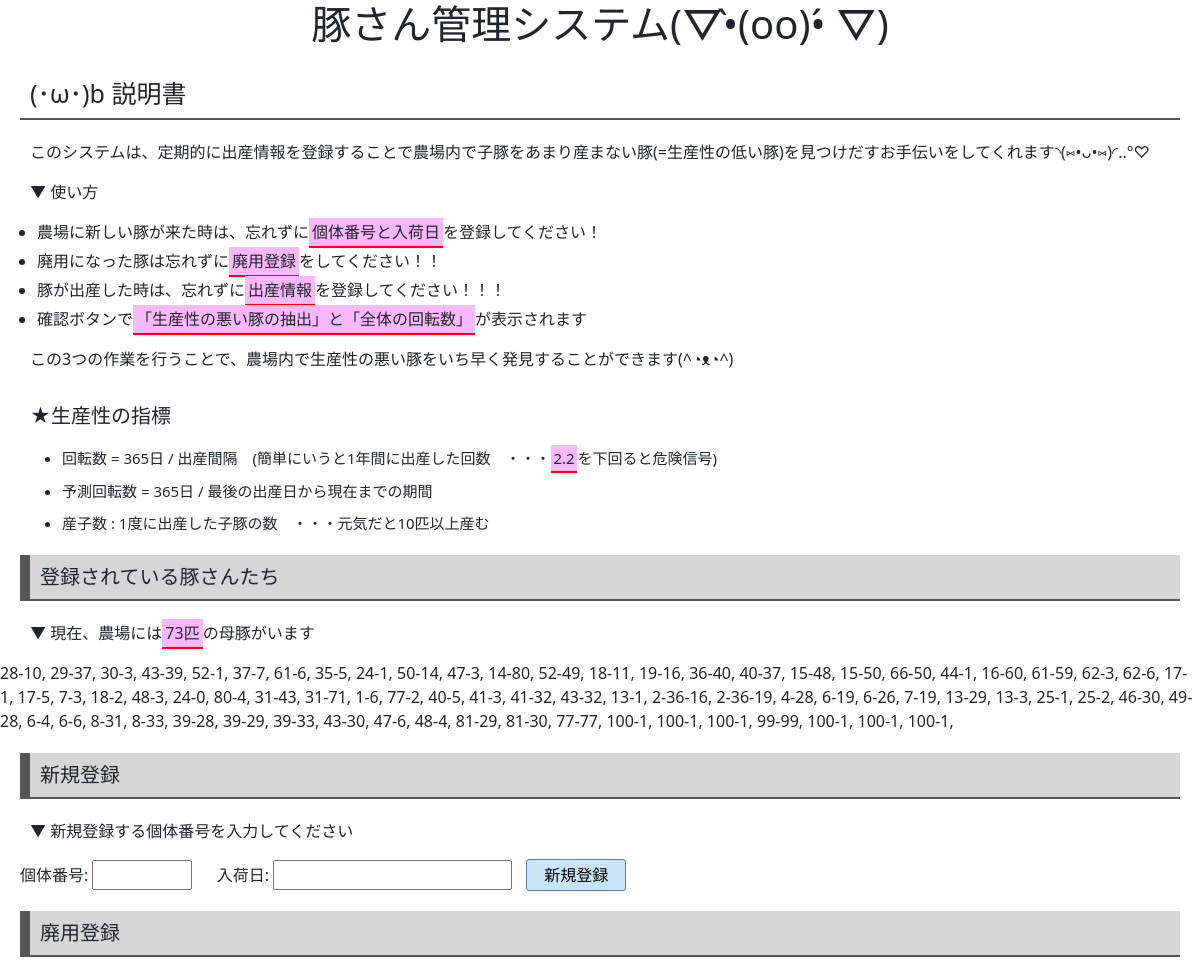
Before: / (upper part) with the older database file.
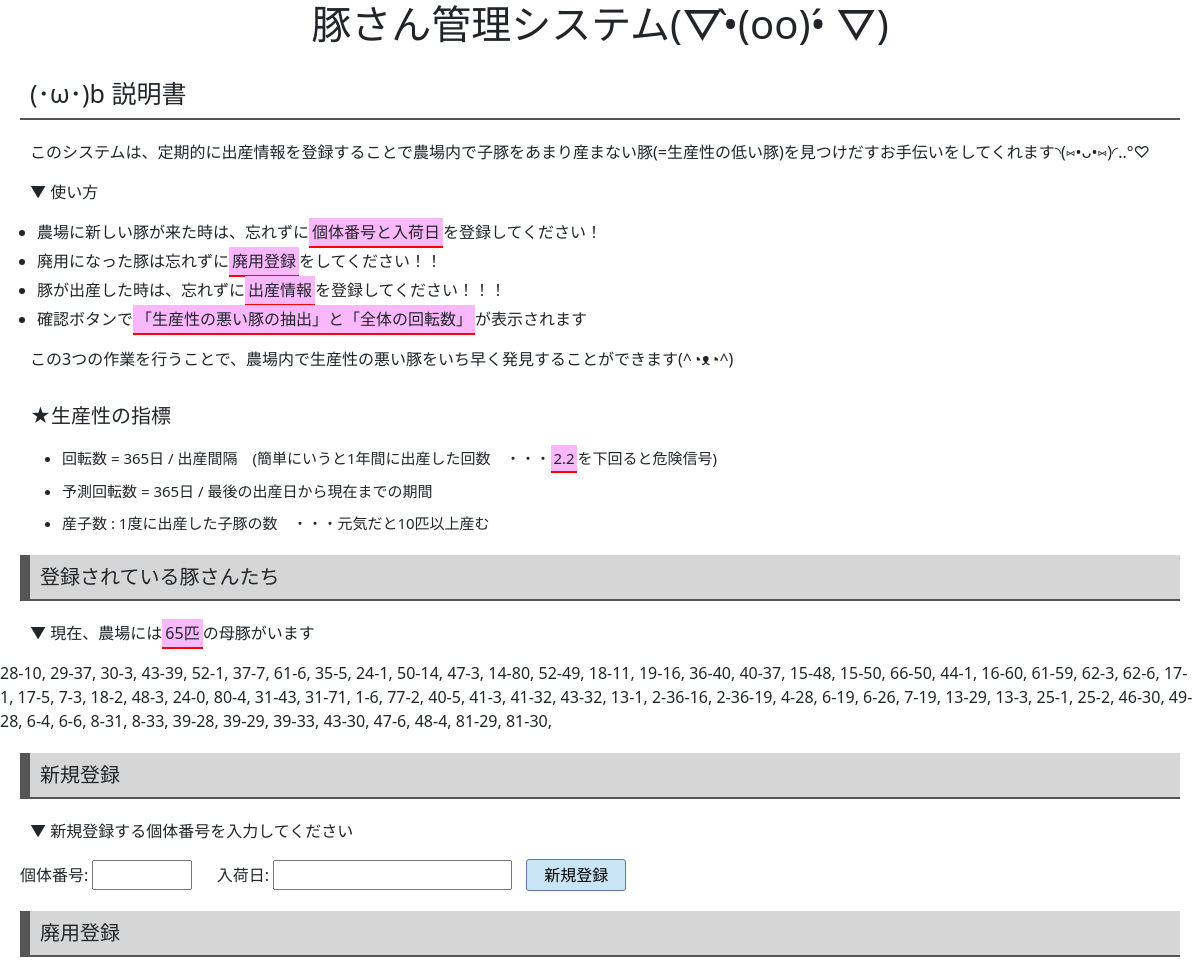
After: the same page with the newer database file.
### db_config.py (models this page shows)
class Day(Model):
    id = IntegerField(primary_key=True)  # idは自動で追加
    pig_no = TextField()
    add_day = DateField()
    born_day1 = DateField()
    born_day2 = DateField()
    born_day3 = DateField()
    born_day4 = DateField()
    born_day5 = DateField()
    born_day6 = DateField()
    born_day7 = DateField()
    born_day8 = DateField()
    born_day9 = DateField()
    born_day10 = DateField()
    born_day11 = DateField()
    born_day12 = DateField()
    delete_day = DateField()
    pub_datetime = TimestampField(default=datetime.datetime.now())
    class Meta:
        database = db
        table_name = "days"

### app.py (the view)
@app.route("/")
def index():
    all_l = mk_all_l()
    all_l_len = len(all_l)
    return render_template("index.html", all_l=all_l, all_l_len=all_l_len)

### parts.py (called while the page is built)
def mk_all_l():
    all_list = []
    for n in Day.select():
        if n.delete_day == "3000/1/1":
            no = n.pig_no
            all_list.append(no)
    return all_list

### templates/index.html (shortened to what this page needs)
<!DOCTYPE html>
<html lang="ja">
    <head>
        <link rel="stylesheet" href="static/style.css">
        <link href="https://cdn.jsdelivr.net/npm/bootstrap@5.2.0-beta1/dist/css/bootstrap.min.css" rel="stylesheet">
    </head>
    <body>
        <h1 class="fs-10 $gry-500"><center>豚さん管理システム(▽•̀(oo)•́ ▽)</center></h1>
        <article>
            <h2 class="border-arrange2">(･ω･)b  説明書</h2>
            <p>このシステムは、定期的に出産情報を登録することで農場内で子豚をあまり産まない豚(=生産性の低い豚)を見つけだすお手伝いをしてくれます◝(⑅•ᴗ•⑅)◜..°♡</p>
            <p>▼ 使い方</p>
            <ul>
                <li>農場に新しい豚が来た時は、忘れずに<span class="mark">個体番号と入荷日</span>を登録してください！
                </li>
                <li>廃用になった豚は忘れずに<sapn class="mark">廃用登録</sapn>をしてください！！</li>
                <li>豚が出産した時は、忘れずに<sapn class="mark">出産情報</sapn>を登録してください！！！</li>
                <li>確認ボタンで<span class="mark">「生産性の悪い豚の抽出」と「全体の回転数」</span>が表示されます</li>
            </ul>
            <p>この3つの作業を行うことで、農場内で生産性の悪い豚をいち早く発見することができます(^◔ᴥ◔^)</p>
            <p class="condition1">★生産性の指標</p>
            <ul>
                <li class="condition2">回転数 = 365日 / 出産間隔&emsp;(簡単にいうと1年間に出産した回数&emsp;・・・<span class="mark">2.2</span>を下回ると危険信号)</li>
                <li class="condition2">予測回転数 = 365日 / 最後の出産日から現在までの期間</li>
                <li class="condition2">産子数 : 1度に出産した子豚の数&emsp;・・・元気だと10匹以上産む </li>
            </ul>
        </article>
        <h2 class="border-arrange1">登録されている豚さんたち</h2>
        <p>▼ 現在、農場には<span class="mark">{{all_l_len}}匹</span>の母豚がいます</p>
        {% for n in all_l %}
            {{ n }},
        {% endfor %}
    <h2 class="border-arrange1">新規登録</h2>
    <p>▼ 新規登録する個体番号を入力してください</p>
    <form action="/add" method="post">
        <dic class="first">個体番号: <input type="text" name="add_no" required class="number"></dic>
        <dic>入荷日: <input type="text" name="add_day" required></dic>
        <input type="submit" value="新規登録" class="button">
    </form>
    <br>
    <br>
    <h2 class="border-arrange1">廃用登録</h2>
    <br>
    <br>
    <br>
    <br>
    <br>
    <br>
    <br>
    <br>
    <br>
    <br>
</body>
</html>

### static/style.css (style rules this page uses)
.border-arrange1 { width: auto; padding:10px; margin:20px; font-size:20px; border-left:10px solid #555; border-bottom:2px solid #555; background-color: #cccc; }
.border-arrange2 { width: auto; padding:10px; margin:20px; font-size:25px; border-bottom:2px solid #555; }
.first { margin-top: 10px; margin-left: 20px; margin-right: 10px; content: ""; }
dic { margin-top: 10px; margin-left: 10px; margin-right: 10px; content: ""; }
p { margin: 30px; }
li { margin: 5px; }
.condition1 { font-size:20px; margin-top: 30px; margin-left: 30px; }
.condition2 { font-size:15px; margin-top: 10px; margin-left: 30px; }
.button { width: 100px; padding: 3px; border-radius:3px; box-sizing: border-box; border: 1px solid #5e77b0; background: #c9e4f5; cursor: pointer; }
.number { width: 100px; }
.mark { background: linear-gradient(transparent 0%, #f9b8fc 0%); border-bottom: solid 2px red; }

Changed rows visible on the page:
removed Day: pig_no "77-77"
removed Day: pig_no "100-1"
removed Day: pig_no "100-1"
removed Day: pig_no "100-1"
removed Day: pig_no "99-99"
removed Day: pig_no "100-1"
removed Day: pig_no "100-1"
removed Day: pig_no "100-1"
Other visible differences:
{{ all_l_len }}: "73" → "65"
